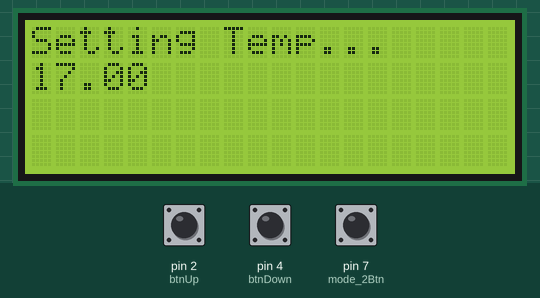
Recording of a sketch running on a simulated Arduino Uno, built with avr-gcc and run on an emulated ATmega328P. On the bench: 20×4 character LCD. Inputs (shaded band) come from the test bench; at power-on: pin 7 (mode_2Btn) LOW, pin 2 (btnUp) LOW, pin 4 (btnDown) LOW. What the sketch prints to the serial monitor is not drawn.

Above: at 1.2 s.
1.3 s: pin 7 (mode_2Btn) pulled HIGH for 0.15 s
At 1.9 s:
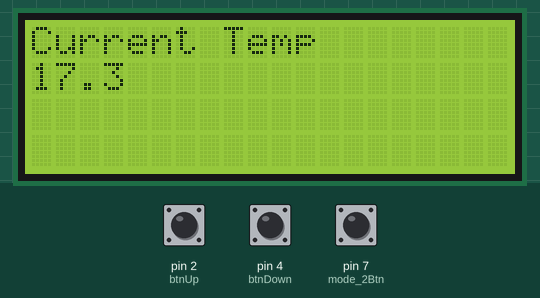
4.4 s: pin 7 (mode_2Btn) pulled HIGH for 0.15 s
At 5.6 s:
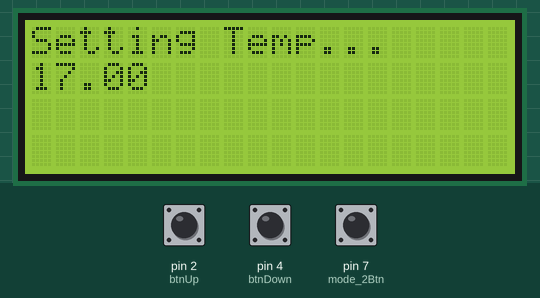
7.5 s: pin 2 (btnUp) pulled HIGH for 0.15 s
10.6 s: pin 4 (btnDown) pulled HIGH for 0.15 s
13.7 s: pin 2 (btnUp) pulled HIGH for 0.15 s
16.8 s: pin 4 (btnDown) pulled HIGH for 0.15 s
Timing chart, 0 to 19.8 s (numbered marks = the images above; inputs shaded):
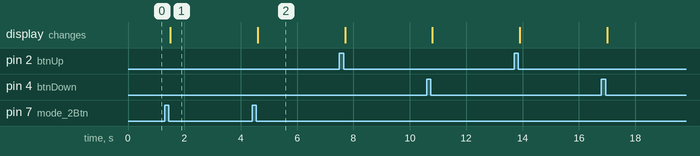

The sketch:

LCD_print_temp.ino
```cpp
#include <LiquidCrystal_I2C.h>

const int btnUp = 2;      //화살표 윗방향
const int btnDown = 4;    //화살표 아래방향
const int mode_2Btn = 7;

int mode_2Stat;
int mode_2Menu = 1;
int num = 1;

int btnUpStat;            //화살표 윗방향 상태
int btnDownStat;          //화살표 아래방향 상태
float setTemp = 17.0;         //설정 온도

LiquidCrystal_I2C lcd(0x27, 20, 4);

void setup() {
  // put your setup code here, to run once:
Serial.begin(115200);
lcd.init();         //lcd 초기화
lcd.backlight();    //백라이트 켜기
lcd.clear();        //lcd 글자 모두 지우기


lcd.setCursor(0,0); //0행 0열로 커서 이동
lcd.print("Setting");

lcd.setCursor(0,1);//0행 1열로 커서 이동
lcd.print("MODE IS ...");

pinMode(mode_2Btn,INPUT);
pinMode(btnUp, INPUT);
pinMode(btnDown, INPUT);

}

void loop() {
  // put your main code here, to run repeatedly:
  if(digitalRead(mode_2Btn) == HIGH)
  {
    delay(30);
    mode_2Menu *= -1;
    Serial.println("asdf");
    while(digitalRead(mode_2Btn) == HIGH); // 스위치를 누르면 깜빡거리는 버그를 없애줌
    delay(30);
  }

    if(mode_2Menu == -1)   //현재 온도 출력
    {
      Current_temp();
    }

    if(mode_2Menu == 1)   //온도 설정 모드
    {
      Set_temp();
      if(digitalRead(btnUp) == HIGH) // 7번 핀이 LOW 일 때, 버튼을 눌렀을 때
      {
       delay(30); // delay함수를 통해 처음 버튼을 눌렀을 때 생기는 잡신호들을 무시
       setTemp++;   //설정 온도 +1

      while(digitalRead(btnUp) == HIGH); // 스위치를 누르면 깜빡거리는 버그를 없애줌
      delay(30);

      }

      if(digitalRead(btnDown)==HIGH) // 7번 핀이 LOW 일 때, 버튼을 눌렀을 때
     {
       delay(30); // delay함수를 통해 처음 버튼을 눌렀을 때 생기는 잡신호들을 무시
       setTemp--;    //설정 온도 -1

      while(digitalRead(btnDown) == HIGH); // 스위치를 누르면 깜빡거리는 버그를 없애줌
      delay(30);
       }
    }
}

void Set_temp()   //설정 온도 출력
{
    lcd.clear();
    lcd.setCursor(0,0);
    lcd.print("Setting Temp...");
    lcd.setCursor(0,1);
    lcd.print(setTemp);

}

void Current_temp() //현재 온도 출력
{
 // MsTimer2::stop();

  lcd.clear();
  lcd.setCursor(0,0);
  lcd.print("Current Temp");
  lcd.setCursor(0,1);
  lcd.print("17.3");


}
```

Measured:
- after the input at 1.3 s, the display: changes after 0.20 s (image 1)
- after the input at 4.4 s, the display: changes after 0.20 s (image 2)
